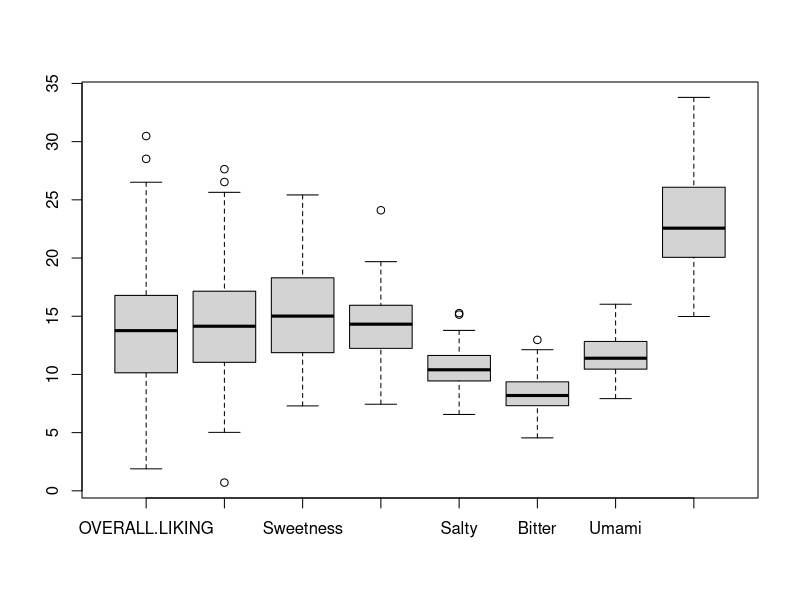
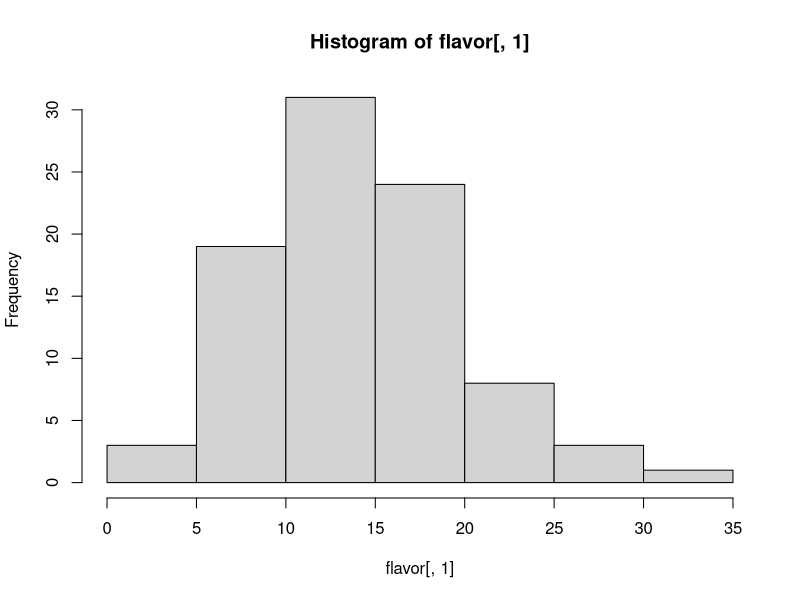
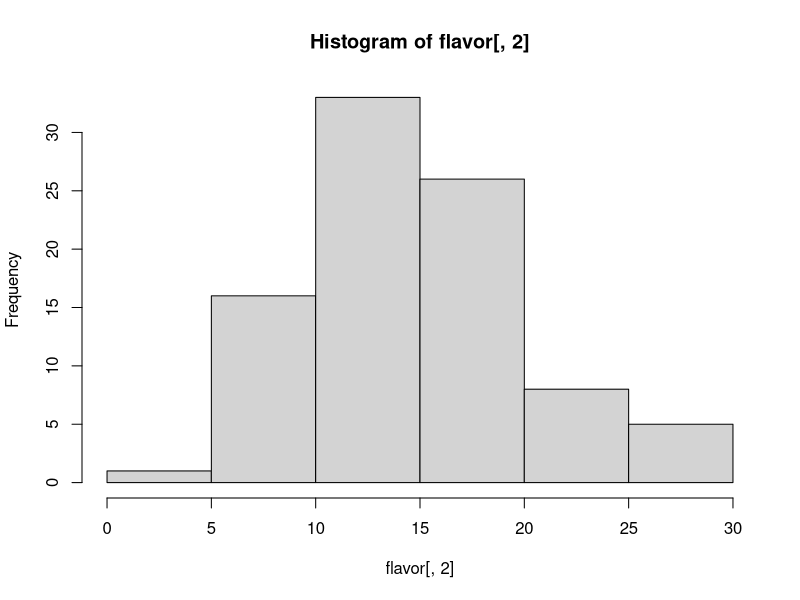
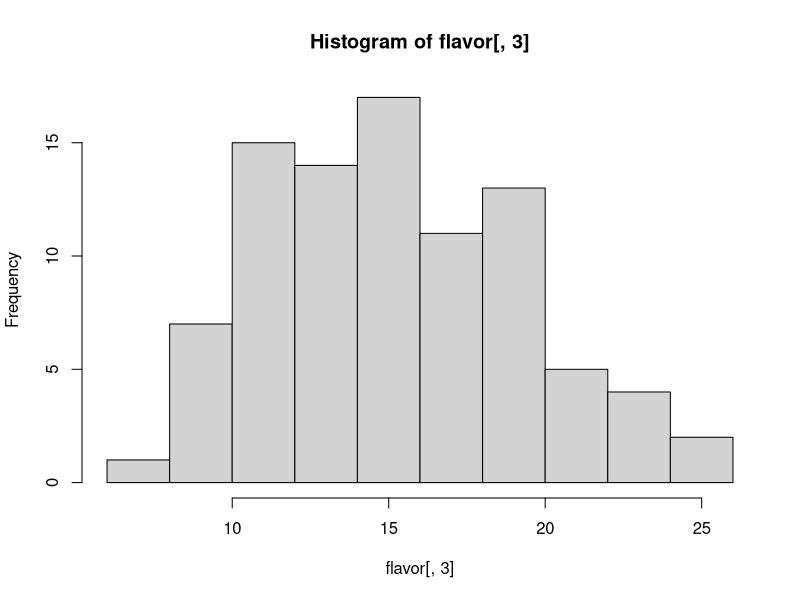
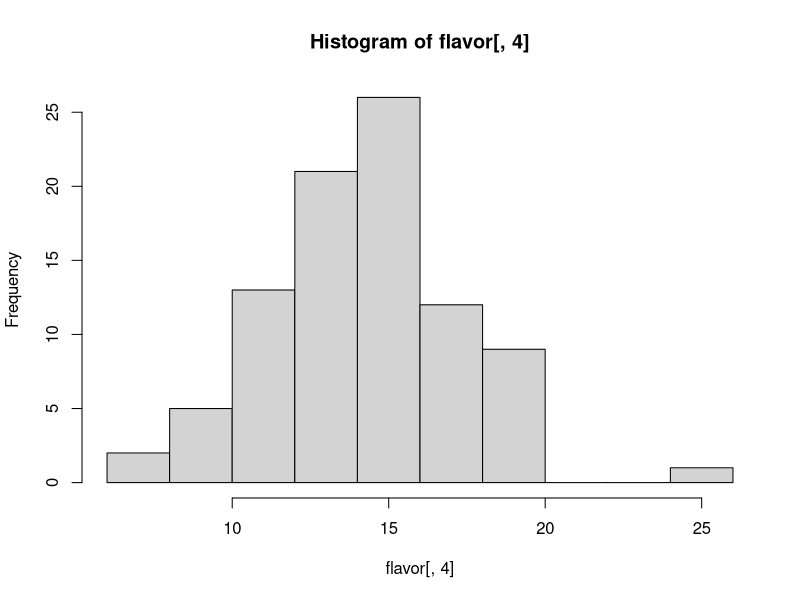
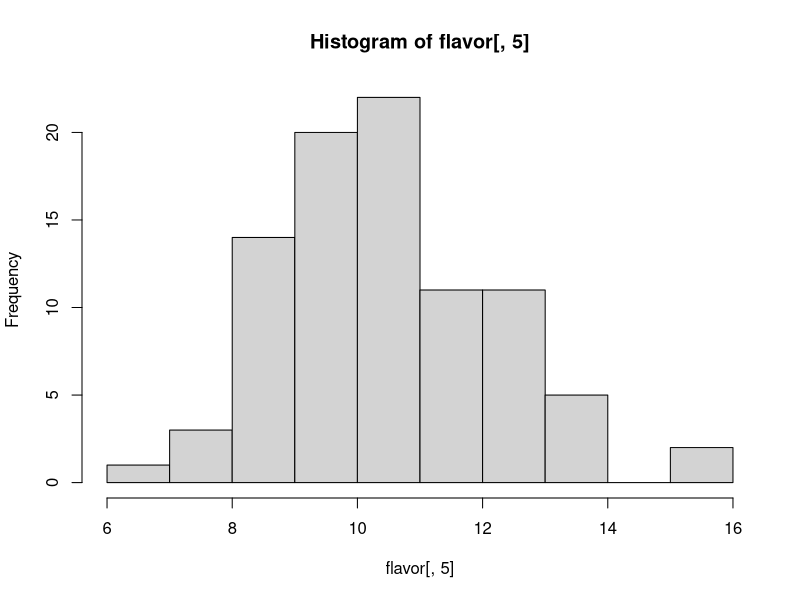
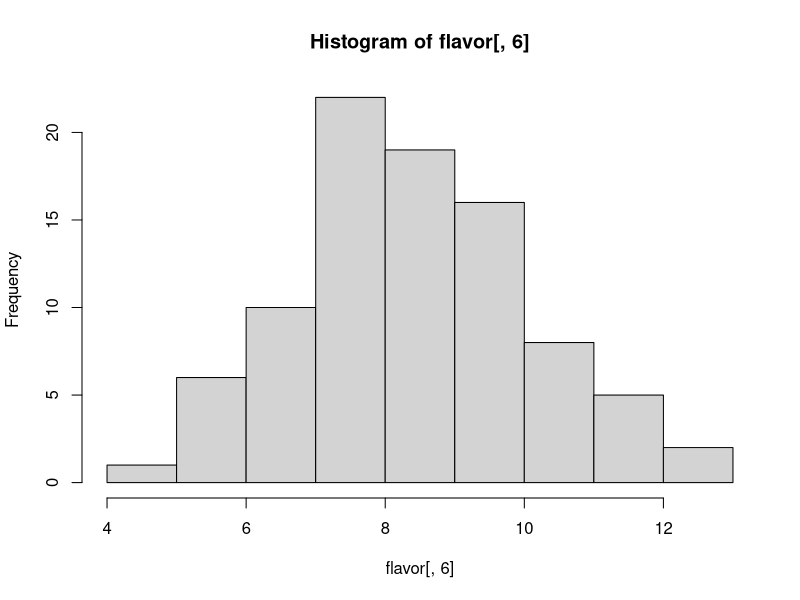
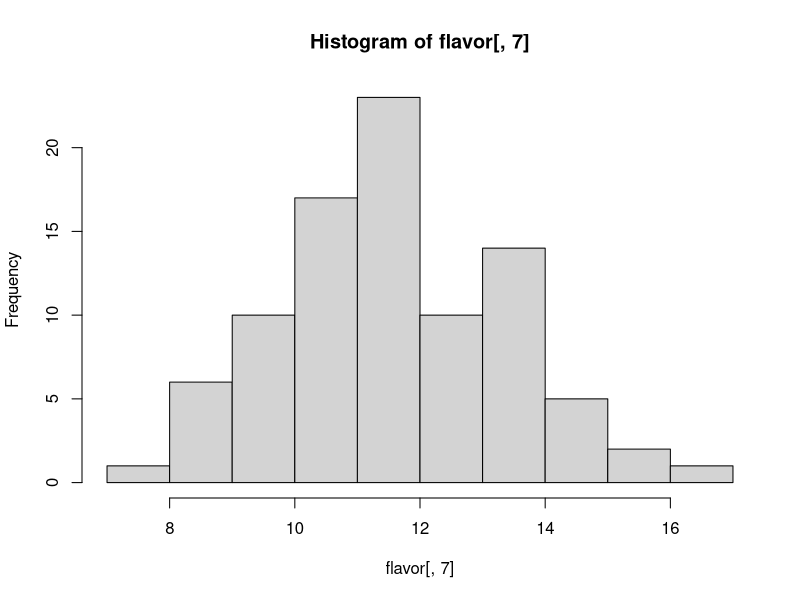

Write the R code that produced these figures, in order.
## ---- chunk 1
flavor <- read.csv("flavor.csv", sep=";")
flavor <- flavor[,2:9]
boxplot(flavor)
## ---- chunk 2
hist(flavor[,1])
hist(flavor[,2])
hist(flavor[,3])
hist(flavor[,4])
hist(flavor[,5])
hist(flavor[,6])
hist(flavor[,7])
hist(flavor[,8])
## ---- chunk 3
pairs(flavor)
## ---- chunk 4
chemical <- read.csv("chemical.csv", sep=";")
chemical <- chemical[,2:69]
## ---- chunk 5
#use the build-in method to do the PC analysis for the flavor data
flavor.pc <- princomp(flavor,cor=TRUE)

#print the summary with the loadings
summary(flavor.pc, loadings = TRUE)

#print the scree plot of the variance
screeplot(flavor.pc, type = "lines")

#from the scree plot we see that the first 3 component is 
#really important compared to other components, so we just plot 
#the scores and the scatter plot for the first 3 components.
flavor.pc$scores[,1:3]
pairs(flavor.pc$scores[,1:3])

#do the PC analysis for the chemical data
chemical.pc <- princomp(chemical, cor=TRUE)

#print the summary, omit the loadings because 
#the number of the principal component to fairly big.
summary(chemical.pc)

#print the scree plot
screeplot(chemical.pc, type = "lines")

#although from the summary of the pca analysis, we 
#can see that there are many principal components 
#that have a fairly large variance, we just analyze 
#that most 4 important PC that can see from the scree plot.
chemical.pc$scores[,1:4]
pairs(chemical.pc$scores[,1:4])
